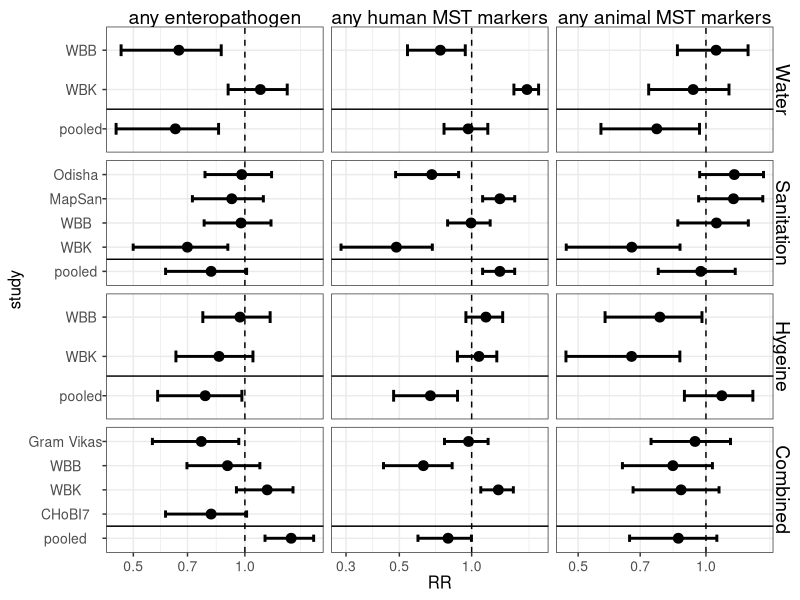
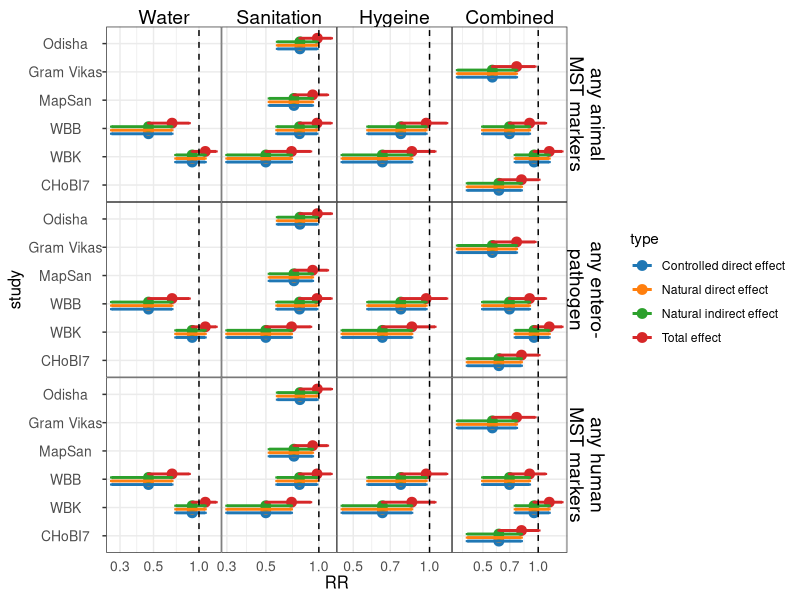

These charts were generated, in order, by the following R code:

library(tidyverse)

theme_ki<-function(){
  theme_bw() %+replace%
    theme(
      strip.background = element_blank(),
      legend.position="none",
      plot.title = element_text(size = 16, face = "bold"),
      strip.text = element_text(size=14),
      axis.title = element_text(size=12),
      axis.text.y = element_text(size=10),
      axis.text.x = element_text(size=10, angle = 0, hjust = 0.5, vjust=.1)
    )
}

d <- data.frame(
  study = rep(c("Odisha","Gram Vikas","MapSan",rep("WBB",4),rep("WBK",4),"CHoBI7", rep("pooled",4)),3),
  tr = rep(c("Sanitation","Combined","Sanitation","Water","Sanitation","Hygeine","Combined","Water","Sanitation","Hygeine","Combined","Combined","Water","Sanitation","Hygeine","Combined"),3),
  Outcome = rep(c("any enteropathogen", "any human MST markers","any animal MST markers"), each=16),
  RR = rnorm(48, 0.9, 0.25))

d$RR[d$study=="CHoBI7" & d$Outcome=="any human MST markers"] <-  NA
d$RR[d$study=="CHoBI7" & d$Outcome=="any animal MST markers"] <-  NA


d$ci.1 = d$RR - 0.2
d$ci.2 = d$RR + 0.2


d$study <- factor(d$study, levels=rev(unique(d$study)))
d$tr <- factor(d$tr, levels=rev(c("Combined","Hygeine","Sanitation","Water")))
d$Outcome <- factor(d$Outcome, levels=c("any enteropathogen", "any human MST markers","any animal MST markers"))



p <- ggplot(d, (aes(x=study, y=RR))) + 
  geom_point(size=3) +
  geom_errorbar(aes(ymin=ci.1, ymax=ci.2),
                width = 0.3, size = 1) +
  geom_hline(yintercept = 1, linetype="dashed") +
  geom_vline(xintercept = 1.5) +
  facet_grid(tr~Outcome,  scales="free") +
  scale_y_continuous(trans='log10') +
  coord_flip()+
  theme(axis.ticks.x=element_blank(),
        legend.position = "bottom",
        plot.title = element_text(hjust = 0.5, face = "plain", size=9),
        panel.spacing = unit(0, "lines")) + theme_ki()
p














#mediation plot

df <- rbind(
  data.frame(d, type="Total effect"),
  data.frame(d, type="Controlled direct effect"),
  data.frame(d, type="Natural direct effect"),
  data.frame(d, type="Natural indirect effect")
)
df$RR[df$type!="Total effect"] <- df$RR[df$type!="Total effect"] - 0.2
df$ci.1[df$type!="Total effect"] <- df$ci.1[df$type!="Total effect"] - 0.2
df$ci.2[df$type!="Total effect"] <- df$ci.2[df$type!="Total effect"] - 0.2

df$RR[df$RR<0.2] <- 0.2
df$ci.1[df$ci.1<0.2] <- 0.2
df$ci.2[df$ci.2<0.2] <- 0.2

df <- df %>% filter(study!="pooled", Outcome=="any enteropathogen")

df <- rbind(
  data.frame(df, mediator="any entero-\npathogen"),
  data.frame(df, mediator="any human\nMST markers"),
  data.frame(df, mediator="any animal\nMST markers")
)


p <- ggplot(df, (aes(x=study, y=RR, group=type, fill=type, color=type))) + 
  geom_point(size=3, position = position_dodge(0.5)) +
  geom_errorbar(aes(ymin=ci.1, ymax=ci.2), 
                position = position_dodge(0.5),
                width = 0.3, size = 1) +
  geom_hline(yintercept = 1, linetype="dashed") +
  facet_grid(mediator~tr,  scales="free") +
  scale_y_continuous(trans='log10') +
  scale_fill_manual(values=c("#1F77B4", "#FF7F0E", "#2CA02C", "#D62728")) +
  scale_color_manual(values=c("#1F77B4", "#FF7F0E", "#2CA02C", "#D62728")) +
  coord_flip()+
  theme_ki() +
  theme(axis.ticks.x=element_blank(),
        legend.position = "right",
        plot.title = element_text(hjust = 0.5, face = "plain", size=9),
        panel.spacing = unit(0, "lines")) 
p